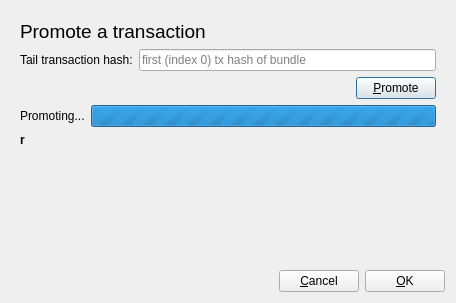
<?xml version="1.0" encoding="UTF-8"?>
<ui version="4.0">
 <class>PromoteReattachDialog</class>
 <widget class="QDialog" name="PromoteReattachDialog">
  <property name="geometry">
   <rect>
    <x>0</x>
    <y>0</y>
    <width>456</width>
    <height>303</height>
   </rect>
  </property>
  <property name="windowTitle">
   <string>Promote &amp; Reattach</string>
  </property>
  <layout class="QVBoxLayout" name="verticalLayout_2">
   <item>
    <widget class="QStackedWidget" name="stackedWidget">
     <property name="currentIndex">
      <number>0</number>
     </property>
     <widget class="QWidget" name="page">
      <layout class="QVBoxLayout" name="verticalLayout">
       <item>
        <widget class="QLabel" name="label">
         <property name="text">
          <string>&lt;html&gt;&lt;head/&gt;&lt;body&gt;&lt;p&gt;&lt;span style=&quot; font-size:14pt;&quot;&gt;Promote a transaction&lt;/span&gt;&lt;/p&gt;&lt;/body&gt;&lt;/html&gt;</string>
         </property>
        </widget>
       </item>
       <item>
        <layout class="QHBoxLayout" name="horizontalLayout">
         <item>
          <widget class="QLabel" name="tailTxHashLabel">
           <property name="toolTip">
            <string>The &lt;b&gt;tail transaction&lt;/b&gt; is the first transaction (at index 0) of a bundle.&lt;br /&gt;
Please enter the hash of the first transaction in order to promote the bundle with all its transactions.&lt;br /&gt;
To find the tail transaction use a tangle explorer like thetangle.org &lt;br /&gt;
or visit the IOTAcooler wiki on GitHub for examples.</string>
           </property>
           <property name="text">
            <string>Tail transaction hash:</string>
           </property>
          </widget>
         </item>
         <item>
          <widget class="QLineEdit" name="promoteLineEdit">
           <property name="toolTip">
            <string>The &lt;b&gt;tail transaction&lt;/b&gt; is the first transaction (at index 0) of a bundle.&lt;br /&gt;
Please enter the hash of the first transaction in order to promote the bundle with all its transactions.&lt;br /&gt;
To find the tail transaction use a tangle explorer like thetangle.org &lt;br /&gt;
or visit the IOTAcooler wiki on GitHub for examples.</string>
           </property>
           <property name="placeholderText">
            <string>first (index 0) tx hash of bundle</string>
           </property>
           <property name="clearButtonEnabled">
            <bool>true</bool>
           </property>
          </widget>
         </item>
        </layout>
       </item>
       <item>
        <layout class="QHBoxLayout" name="promoteButtonLayout">
         <item>
          <spacer name="horizontalSpacer">
           <property name="orientation">
            <enum>Qt::Horizontal</enum>
           </property>
           <property name="sizeHint" stdset="0">
            <size>
             <width>40</width>
             <height>20</height>
            </size>
           </property>
          </spacer>
         </item>
         <item>
          <widget class="QPushButton" name="promoteButton">
           <property name="toolTip">
            <string>Only active if the transaction hash is valid:&lt;br /&gt;
&lt;b&gt;81 characters&lt;/b&gt; consisting of [A-Z9]</string>
           </property>
           <property name="text">
            <string>&amp;Promote</string>
           </property>
          </widget>
         </item>
        </layout>
       </item>
       <item>
        <layout class="QHBoxLayout" name="horizontalLayout_3">
         <item>
          <widget class="QLabel" name="promoteStatusLabel">
           <property name="text">
            <string>Promoting...</string>
           </property>
          </widget>
         </item>
         <item>
          <widget class="QProgressBar" name="promoteProgressBar">
           <property name="maximum">
            <number>0</number>
           </property>
           <property name="value">
            <number>-1</number>
           </property>
          </widget>
         </item>
        </layout>
       </item>
       <item>
        <widget class="QLabel" name="promoteResultLabel">
         <property name="styleSheet">
          <string notr="true">font-weight: bold;</string>
         </property>
         <property name="text">
          <string>r</string>
         </property>
         <property name="wordWrap">
          <bool>true</bool>
         </property>
         <property name="openExternalLinks">
          <bool>true</bool>
         </property>
         <property name="textInteractionFlags">
          <set>Qt::LinksAccessibleByMouse|Qt::TextSelectableByMouse</set>
         </property>
        </widget>
       </item>
       <item>
        <spacer name="verticalSpacer">
         <property name="orientation">
          <enum>Qt::Vertical</enum>
         </property>
         <property name="sizeHint" stdset="0">
          <size>
           <width>20</width>
           <height>40</height>
          </size>
         </property>
        </spacer>
       </item>
      </layout>
     </widget>
     <widget class="QWidget" name="page_2">
      <widget class="QLabel" name="label_2">
       <property name="geometry">
        <rect>
         <x>40</x>
         <y>30</y>
         <width>201</width>
         <height>19</height>
        </rect>
       </property>
       <property name="text">
        <string>&lt;html&gt;&lt;head/&gt;&lt;body&gt;&lt;p&gt;&lt;span style=&quot; font-size:14pt;&quot;&gt;Reattach a transaction&lt;/span&gt;&lt;/p&gt;&lt;/body&gt;&lt;/html&gt;</string>
       </property>
      </widget>
     </widget>
    </widget>
   </item>
   <item>
    <layout class="QHBoxLayout" name="horizontalLayout_2">
     <item>
      <spacer name="horizontalSpacer_2">
       <property name="orientation">
        <enum>Qt::Horizontal</enum>
       </property>
       <property name="sizeHint" stdset="0">
        <size>
         <width>435</width>
         <height>20</height>
        </size>
       </property>
      </spacer>
     </item>
     <item>
      <widget class="QPushButton" name="cancelButton">
       <property name="text">
        <string>&amp;Cancel</string>
       </property>
      </widget>
     </item>
     <item>
      <widget class="QPushButton" name="okButton">
       <property name="text">
        <string>&amp;OK</string>
       </property>
      </widget>
     </item>
    </layout>
   </item>
  </layout>
 </widget>
 <resources/>
 <connections>
  <connection>
   <sender>promoteLineEdit</sender>
   <signal>returnPressed()</signal>
   <receiver>promoteButton</receiver>
   <slot>click()</slot>
   <hints>
    <hint type="sourcelabel">
     <x>238</x>
     <y>62</y>
    </hint>
    <hint type="destinationlabel">
     <x>386</x>
     <y>106</y>
    </hint>
   </hints>
  </connection>
 </connections>
</ui>
